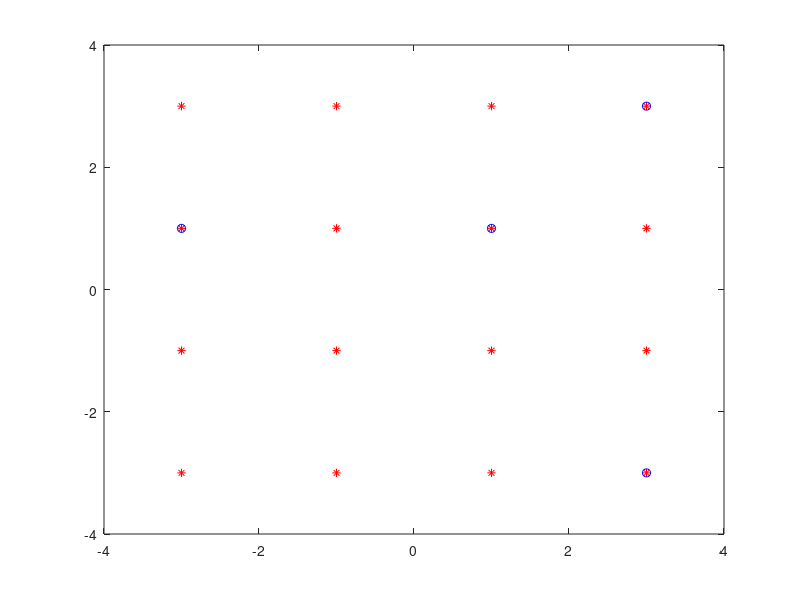
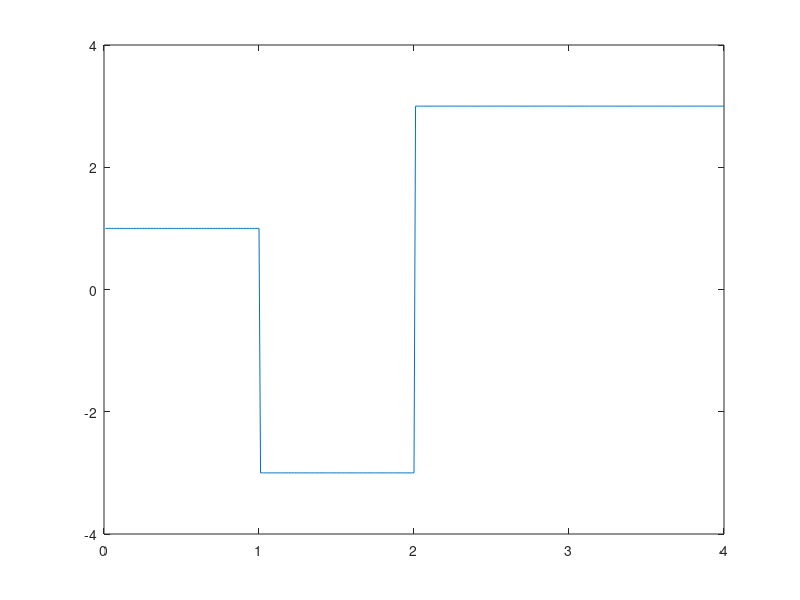
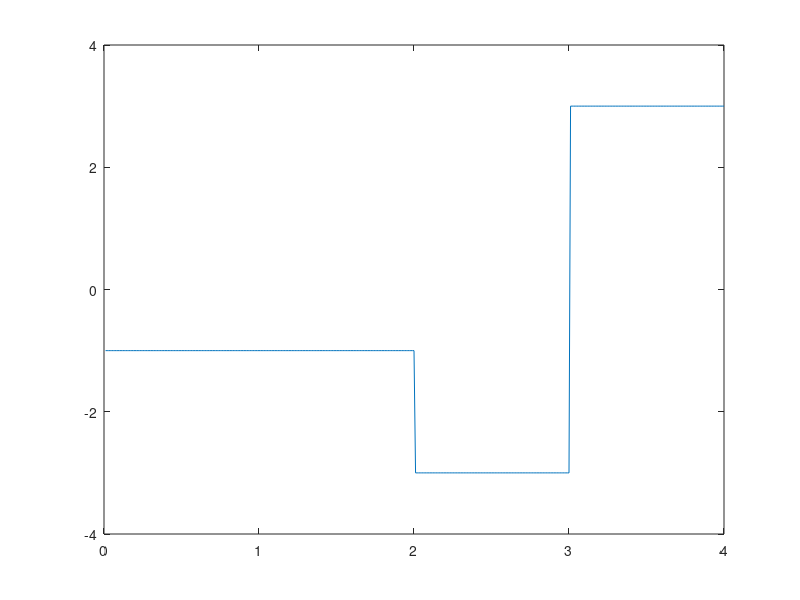
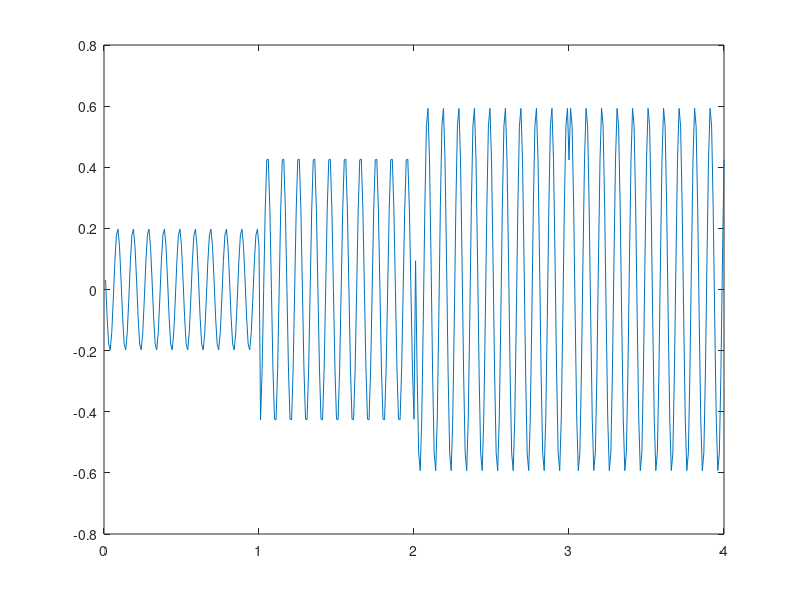

Source code (MATLAB) for these figures, in order:
clear;

% Parameter Setting
Tsym = 1;
Nsym = 4;
Fs = 100;
Fc = 10;
Fe = 0;
N0 = 1.5;

% Simulation
t = [Tsym/Fs : Tsym/Fs : Tsym*Nsym];
Tmax = length(t);

% Symbol 생성
M=16;
symTable = zeros(1,16);
for i = 1:M
    realSym = 2*(mod(i-1,4)+1)-5;
    imagSym = 2*(floor((i-1)/4)+1)-5;
    symTable(i) = realSym+j*imagSym;

end

% Basis Signal 생성
phi1 = cos(2*pi*Fc*t(1:Tsym*Fs));
Es = norm(phi1);
phi1 = phi1/Es;

phi2 = -sin(2*pi*Fc*t(1:Tsym*Fs));
Es = norm(phi2);
phi2 = phi2/Es;

%% TX

bbSym = zeros(1,Nsym);

% 심볼신호 만들기
%realSymR = 2*(mod(m-1,4)+1)-5;
%imagSymR = 2*(floor((m-1)/4)+1)-5;
%bbSym = realSymR+j*imagSymR;
% theta_m = 2*pi*(m-1)/M + pi/4;
% bbSym = cos(theta_m) + j*sin(theta_m);
bbSym(1) = complex(1,1);
bbSym(2) = complex(-3,1);
bbSym(3) = complex(3,3);
bbSym(4) = complex(3,-3);

figure(2)
plot(symTable,"r*");
hold on
plot(bbSym,"bo");
axis([-4 4 -4 4]);

% Up-conversion (DAC 포함)
RFsignal = zeros(1,Tmax);
Isignal = zeros(1,Tmax);
Qsignal = zeros(1,Tmax);

for iterT = 1:Tmax
    iterSym = floor((iterT-1)/Fs)+1;
    Isignal(iterT) = real(bbSym(iterSym));
    Qsignal(iterT) = - imag(bbSym(iterSym));
    RFsignal(iterT) = real(bbSym(iterSym))*cos(2*pi*Fc*t(iterT))/Es - imag(bbSym(iterSym))*sin(2*pi*Fc*t(iterT))/Es;
end

% 참고1 - signal 보여주기
figure(3)
plot(t,Isignal);
xlim([0 4]);
ylim([-4 4]);

figure(4)
plot(t,Qsignal);
xlim([0 4]);
ylim([-4 4]);

figure(5)
plot(t,RFsignal);
xlim([0,4]);

% 참고2 - 심볼신호 보여주기
s = zeros(2,Nsym);

for i = 1:Nsym
    intStart = 1+(i-1)*Tsym*Fs;
    intEnd = i*Tsym*Fs;
    s(1,i) = sum(RFsignal(intStart:intEnd).*phi1);
    s(2,i) = sum(RFsignal(intStart:intEnd).*phi2);
end
%figure(3)
%scatter(s2(1,:),s2(2,:),'r*');
%grid on;
%axis([-4 4 -4 4]);


%% RX
% Coherent Detection
Ich = RFsignal .* cos(2*pi*(Fc+Fe)*t)/Es;
Qch = RFsignal .* sin(2*pi*(Fc+Fe)*t)/Es;

% Baseband Signal Representation
for i = 1:Nsym
    n_start = (i-1)*Tsym*Fs;
    bbSym_rx(i) = sum(Ich(n_start+1:n_start+Tsym*Fs) - j*Qch(n_start+1:n_start+Tsym*Fs));
end
sigPower = mean(abs(bbSym_rx).^2);

% Noise Insertion
noise = sqrt(N0)*randn(1,length(bbSym_rx)) + j*sqrt(N0)*randn(1,length(bbSym_rx));
bbSymN_rx = bbSym_rx+noise;
noisePower = mean(abs(noise).^2);
SNR = 10*log10(sigPower/noisePower)

% Signal Space Representation
%figure(3)
%scatter(real(bbSymN_rx), imag(bbSymN_rx));
%grid on;
%axis([-4 4 -4 4]);
%hold on;
%scatter(s(1,:),s(2,:),'r*');

% Optimal Receiver
hd_bbSym = zeros(1,Nsym);
for i= 1:Nsym
%     corr_result = bbSymN_rx(i)*conj(symTable);
%     dist_metric = -abs(bbSymN_rx(i)-symTable);
    mod_dist_metric = bbSymN_rx(i)*conj(symTable) -1/2*abs(symTable).^2;
    [dammyVal hd_index] = max(real(mod_dist_metric));
    hd_bbSym(i) = symTable(hd_index);
end

SER = sum( abs(hd_bbSym - bbSym) > 0.01) /Nsym